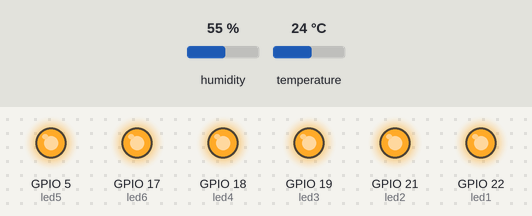
The sketch below on a simulated ESP32. Parts: output pins drawn as LEDs (lit = HIGH). The test bench sets the inputs (shaded band); at power-on: temperature 24 °C, humidity 55 %. WiFi joins after 1.5 s; servers stay silent unless stated; what the sketch prints to the serial monitor is not drawn.

Above: at 3.2 s.
3.3 s: temperature set to 22 °C
At 4.6 s:
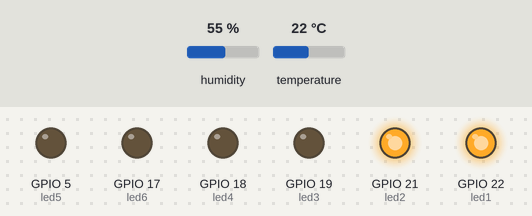
5.5 s: temperature set to 12 °C
At 7.0 s:
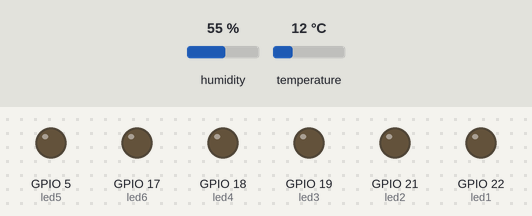
7.5 s: temperature set to 23 °C
At 9.2 s:
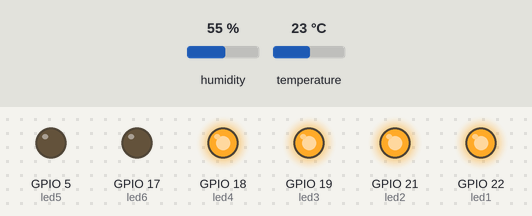
9.5 s: temperature set to 19 °C
At 10.6 s:
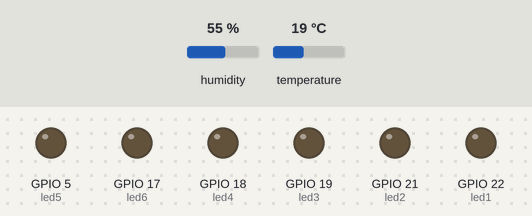
Timing chart, 0 to 12.5 s (numbered marks = the images above; inputs shaded):
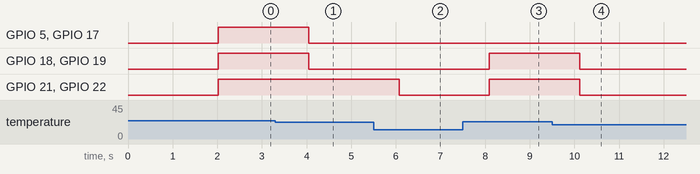

Measured:
- after the input at 3.3 s, GPIO 5 (led5), GPIO 17 (led6), GPIO 18 (led4), GPIO 19 (led3): HIGH → LOW after 0.75 s
- after the input at 5.5 s, GPIO 21 (led2), GPIO 22 (led1): HIGH → LOW after 0.57 s
- after the input at 7.5 s, GPIO 18 (led4), GPIO 19 (led3), GPIO 21 (led2), GPIO 22 (led1): LOW → HIGH after 0.60 s
- after the input at 9.5 s, GPIO 18 (led4), GPIO 19 (led3), GPIO 21 (led2), GPIO 22 (led1): HIGH → LOW after 0.62 s

The sketch:

Tempreture_app.ino
```cpp
#include <WiFi.h>
#include <WebServer.h>
#include "DHT.h"

// Pin definitions
#define DHTPIN 23
#define led1 22
#define led2 21
#define led3 19
#define led4 18
#define led5 5
#define led6 17
#define DHTTYPE DHT11

// Network credentials
const char* ssid = "8====D";
const char* password = "coffeebread123";

WebServer server(80);
DHT dht(DHTPIN, DHTTYPE);

void setup() {
  Serial.begin(115200);

  // Initialize LED pins
  pinMode(led1, OUTPUT);
  pinMode(led2, OUTPUT);
  pinMode(led3, OUTPUT);
  pinMode(led4, OUTPUT);
  pinMode(led5, OUTPUT);
  pinMode(led6, OUTPUT);

  dht.begin();

  // Connect to Wi-Fi
  WiFi.begin(ssid, password);
  while (WiFi.status() != WL_CONNECTED) {
    delay(1000);
    Serial.println("Connecting to WiFi...");
  }

  Serial.println("Connected to WiFi");
  Serial.print("IP Address: ");
  Serial.println(WiFi.localIP());

  // Define web server routes
  server.on("/", handleRoot);
  server.on("/data", handleData);

  server.begin();
}

void loop() {
  server.handleClient();
  updateLEDs();
}

void updateLEDs() {
  float t = dht.readTemperature();

  if (isnan(t)) {
    return;
  }

  // LED control logic remains the same as your original code
  if(t <= 21.5) {
    digitalWrite(led1, LOW);
    digitalWrite(led2, LOW);
    digitalWrite(led3, LOW);
    digitalWrite(led4, LOW);
    digitalWrite(led5, LOW);
    digitalWrite(led6, LOW);
  }
  else if(t > 21.5 && t <= 21.7) {
    digitalWrite(led1, HIGH);
    digitalWrite(led2, LOW);
    digitalWrite(led3, LOW);
    digitalWrite(led4, LOW);
    digitalWrite(led5, LOW);
    digitalWrite(led6, LOW);
  }
    else if(t > 21.7 && t <= 22.2){
    digitalWrite(led1, HIGH);
    digitalWrite(led2, HIGH);
    digitalWrite(led3, LOW);
    digitalWrite(led4, LOW);
    digitalWrite(led5, LOW);
    digitalWrite(led6, LOW);
  }

  else if(t > 22.2 && t <= 22.7){
    digitalWrite(led1, HIGH);
    digitalWrite(led2, HIGH);
    digitalWrite(led3, HIGH);
    digitalWrite(led4, LOW);
    digitalWrite(led5, LOW);
    digitalWrite(led6, LOW);
  }

  else if(t > 22.7 && t <= 23.2){
    digitalWrite(led1, HIGH);
    digitalWrite(led2, HIGH);
    digitalWrite(led3, HIGH);
    digitalWrite(led4, HIGH);
    digitalWrite(led5, LOW);
    digitalWrite(led6, LOW);
  }

    else if(t > 23.2 && t <= 23.7){
    digitalWrite(led1, HIGH);
    digitalWrite(led2, HIGH);
    digitalWrite(led3, HIGH);
    digitalWrite(led4, HIGH);
    digitalWrite(led5, HIGH);
    digitalWrite(led6, LOW);
  }

    else if(t > 23.7){
    digitalWrite(led1, HIGH);
    digitalWrite(led2, HIGH);
    digitalWrite(led3, HIGH);
    digitalWrite(led4, HIGH);
    digitalWrite(led5, HIGH);
    digitalWrite(led6, HIGH);
  }
}

void handleData() {
  float h = dht.readHumidity();
  float t = dht.readTemperature();

  String json = "{";
  json += "\"temperature\":" + String(t) + ",";
  json += "\"humidity\":" + String(h) + ",";
  json += "\"led1\":" + String(digitalRead(led1)) + ",";
  json += "\"led2\":" + String(digitalRead(led2)) + ",";
  json += "\"led3\":" + String(digitalRead(led3)) + ",";
  json += "\"led4\":" + String(digitalRead(led4)) + ",";
  json += "\"led5\":" + String(digitalRead(led5)) + ",";
  json += "\"led6\":" + String(digitalRead(led6));
  json += "}";

  server.send(200, "application/json", json);
}
void handleRoot() {
  String html = R"(
<!DOCTYPE html>
<html>
<head>
    <title>Anirudhhan Raghuraman\nLab3</title>
    <meta name="viewport" content="width=device-width, initial-scale=1">
    <link href="https://cdnjs.cloudflare.com/ajax/libs/font-awesome/6.0.0/css/all.min.css" rel="stylesheet">
    <style>
        * {
            margin: 0;
            padding: 0;
            box-sizing: border-box;
        }

        body {
            font-family: 'Segoe UI', Tahoma, Geneva, Verdana, sans-serif;
            background: linear-gradient(135deg, #1e2a78, #ff6b6b);
            min-height: 100vh;
            color: white;
            padding: 20px;
        }

        .container {
            max-width: 800px;
            margin: 0 auto;
            background: rgba(255, 255, 255, 0.1);
            backdrop-filter: blur(10px);
            border-radius: 20px;
            padding: 30px;
            box-shadow: 0 8px 32px rgba(0, 0, 0, 0.1);
        }

        h1 {
            text-align: center;
            margin-bottom: 30px;
            font-size: 2.5em;
            text-shadow: 2px 2px 4px rgba(0, 0, 0, 0.2);
        }

        .readings {
            display: flex;
            justify-content: space-around;
            margin-bottom: 40px;
        }

        .reading-card {
            background: rgba(255, 255, 255, 0.2);
            padding: 20px;
            border-radius: 15px;
            text-align: center;
            width: 45%;
            transition: transform 0.3s;
        }

        .reading-card:hover {
            transform: translateY(-5px);
        }

        .reading-card i {
            font-size: 2em;
            margin-bottom: 10px;
        }

        .reading-value {
            font-size: 2em;
            font-weight: bold;
            margin: 10px 0;
        }

        .reading-label {
            font-size: 1.2em;
            opacity: 0.9;
        }

        .led-container {
            display: flex;
            justify-content: center;
            flex-wrap: wrap;
            gap: 20px;
            margin-top: 30px;
        }

        .led {
            width: 60px;
            height: 60px;
            border-radius: 50%;
            background: #2c3e50;
            position: relative;
            transition: all 0.3s ease;
        }

        .led::after {
            content: '';
            position: absolute;
            top: 5px;
            left: 5px;
            right: 5px;
            bottom: 5px;
            border-radius: 50%;
            background: radial-gradient(circle at 30% 30%, rgba(255, 255, 255, 0.8), transparent);
        }

        .led.on {
            background: #ffd700;
            box-shadow: 0 0 30px #ffd700;
        }

        .led-label {
            text-align: center;
            margin-top: 5px;
            font-size: 0.8em;
            color: rgba(255, 255, 255, 0.8);
        }

        .led-wrapper {
            display: flex;
            flex-direction: column;
            align-items: center;
        }

        @media (max-width: 600px) {
            .readings {
                flex-direction: column;
                gap: 20px;
            }

            .reading-card {
                width: 100%;
            }

            .led {
                width: 50px;
                height: 50px;
            }
        }
    </style>
</head>
<body>
    <div class="container">
        <h1>Anirudhhan Raghuraman: Lab 3</h1>
        <div class="readings">
            <div class="reading-card">
                <i class="fas fa-thermometer-half"></i>
                <div class="reading-value">
                    <span id="temperature">--</span>
                </div>
                <div class="reading-label">Temperature</div>
            </div>
            <div class="reading-card">
                <i class="fas fa-tint"></i>
                <div class="reading-value">
                    <span id="humidity">--</span>%
                </div>
                <div class="reading-label">Humidity</div>
            </div>
        </div>
        <div class="led-container">
            <div class="led-wrapper">
                <div class="led" id="led1"></div>
                <div class="led-label">LED 1</div>
            </div>
            <div class="led-wrapper">
                <div class="led" id="led2"></div>
                <div class="led-label">LED 2</div>
            </div>
            <div class="led-wrapper">
                <div class="led" id="led3"></div>
                <div class="led-label">LED 3</div>
            </div>
            <div class="led-wrapper">
                <div class="led" id="led4"></div>
                <div class="led-label">LED 4</div>
            </div>
            <div class="led-wrapper">
                <div class="led" id="led5"></div>
                <div class="led-label">LED 5</div>
            </div>
            <div class="led-wrapper">
                <div class="led" id="led6"></div>
                <div class="led-label">LED 6</div>
            </div>
        </div>
    </div>
    <script>
        function updateData() {
            fetch('/data')
                .then(response => response.json())
                .then(data => {
                    document.getElementById('temperature').innerHTML = parseFloat(data.temperature).toFixed(1) + " C";
                    document.getElementById('humidity').textContent = data.humidity.toFixed(1);

                    for(let i = 1; i <= 6; i++) {
                        const led = document.getElementById('led' + i);
                        if(data['led' + i]) {
                            led.classList.add('on');
                        } else {
                            led.classList.remove('on');
                        }
                    }
                });
        }

        setInterval(updateData, 1000);
        updateData();
    </script>
</body>
</html>
)";
  server.send(200, "text/html", html);
}
```
